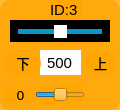
    <widget class="QWidget" name="widget_id3" native="true">
     <property name="geometry">
      <rect>
       <x>290</x>
       <y>90</y>
       <width>120</width>
       <height>110</height>
      </rect>
     </property>
     <property name="styleSheet">
      <string notr="true">background-color: rgb(255, 165, 0, 200);
border-radius:10px;</string>
     </property>
     <widget class="QLabel" name="label_ID3">
      <property name="geometry">
       <rect>
        <x>50</x>
        <y>0</y>
        <width>32</width>
        <height>20</height>
       </rect>
      </property>
      <property name="font">
       <font>
        <family>Arial</family>
        <pointsize>11</pointsize>
       </font>
      </property>
      <property name="styleSheet">
       <string notr="true">background-color: rgb(255, 255, 255， 0);
border-radius:0px;</string>
      </property>
      <property name="text">
       <string>ID:3</string>
      </property>
     </widget>
     <widget class="QSlider" name="horizontalSlider_pulse_3">
      <property name="geometry">
       <rect>
        <x>10</x>
        <y>20</y>
        <width>100</width>
        <height>22</height>
       </rect>
      </property>
      <property name="autoFillBackground">
       <bool>false</bool>
      </property>
      <property name="styleSheet">
       <string notr="true">QSlider{
	border-radius:0px;
	 background-color: rgb(0, 0, 0);
}

QSlider::handle {/*设置中间的那个滑动的键*/                           
    border: 10px solid rgb(255, 255, 255)
}
QSlider::handle:horizontal{
    width: -1px;
    margin: -4px; /* height */
}
QSlider::groove{
    background: rgb(10, 150, 200);
}
QSlider::groove:horizontal {
    height: 5px; 
	left:8px; right: 8px;
}</string>
      </property>
      <property name="minimum">
       <number>50</number>
      </property>
      <property name="maximum">
       <number>950</number>
      </property>
      <property name="pageStep">
       <number>1</number>
      </property>
      <property name="value">
       <number>500</number>
      </property>
      <property name="orientation">
       <enum>Qt::Horizontal</enum>
      </property>
     </widget>
     <widget class="QLineEdit" name="lineEdit_3">
      <property name="geometry">
       <rect>
        <x>40</x>
        <y>50</y>
        <width>41</width>
        <height>25</height>
       </rect>
      </property>
      <property name="font">
       <font>
        <family>Arial</family>
        <pointsize>11</pointsize>
       </font>
      </property>
      <property name="autoFillBackground">
       <bool>false</bool>
      </property>
      <property name="styleSheet">
       <string notr="true">background-color: rgb(255, 255, 255);
border-radius:0px;</string>
      </property>
      <property name="text">
       <string>500</string>
      </property>
      <property name="alignment">
       <set>Qt::AlignCenter</set>
      </property>
      <property name="readOnly">
       <bool>false</bool>
      </property>
     </widget>
     <widget class="QLabel" name="label_up_1">
      <property name="geometry">
       <rect>
        <x>85</x>
        <y>53</y>
        <width>31</width>
        <height>21</height>
       </rect>
      </property>
      <property name="font">
       <font>
        <family>黑体</family>
        <pointsize>10</pointsize>
       </font>
      </property>
      <property name="styleSheet">
       <string notr="true">background-color: rgb(255, 255, 255， 0);</string>
      </property>
      <property name="text">
       <string>&lt;html&gt;&lt;head/&gt;&lt;body&gt;&lt;p align=&quot;center&quot;&gt;上&lt;/p&gt;&lt;/body&gt;&lt;/html&gt;</string>
      </property>
      <property name="alignment">
       <set>Qt::AlignCenter</set>
      </property>
     </widget>
     <widget class="QLabel" name="label_d3">
      <property name="geometry">
       <rect>
        <x>5</x>
        <y>87</y>
        <width>31</width>
        <height>16</height>
       </rect>
      </property>
      <property name="font">
       <font>
        <family>DejaVu Sans</family>
        <pointsize>10</pointsize>
       </font>
      </property>
      <property name="styleSheet">
       <string notr="true">background-color: rgb(255, 255, 255， 0);</string>
      </property>
      <property name="text">
       <string>0</string>
      </property>
      <property name="alignment">
       <set>Qt::AlignCenter</set>
      </property>
     </widget>
     <widget class="QLabel" name="label_down_1">
      <property name="geometry">
       <rect>
        <x>5</x>
        <y>53</y>
        <width>36</width>
        <height>21</height>
       </rect>
      </property>
      <property name="font">
       <font>
        <family>黑体</family>
        <pointsize>10</pointsize>
       </font>
      </property>
      <property name="styleSheet">
       <string notr="true">background-color: rgb(255, 255, 255， 0);</string>
      </property>
      <property name="text">
       <string>&lt;html&gt;&lt;head/&gt;&lt;body&gt;&lt;p align=&quot;center&quot;&gt;下&lt;/p&gt;&lt;/body&gt;&lt;/html&gt;</string>
      </property>
      <property name="alignment">
       <set>Qt::AlignCenter</set>
      </property>
     </widget>
     <widget class="QSlider" name="horizontalSlider_dev_3">
      <property name="geometry">
       <rect>
        <x>35</x>
        <y>85</y>
        <width>50</width>
        <height>20</height>
       </rect>
      </property>
      <property name="styleSheet">
       <string notr="true">background-color: rgb(255, 255, 255， 0);</string>
      </property>
      <property name="minimum">
       <number>-125</number>
      </property>
      <property name="maximum">
       <number>125</number>
      </property>
      <property name="pageStep">
       <number>1</number>
      </property>
      <property name="orientation">
       <enum>Qt::Horizontal</enum>
      </property>
     </widget>
    </widget>
